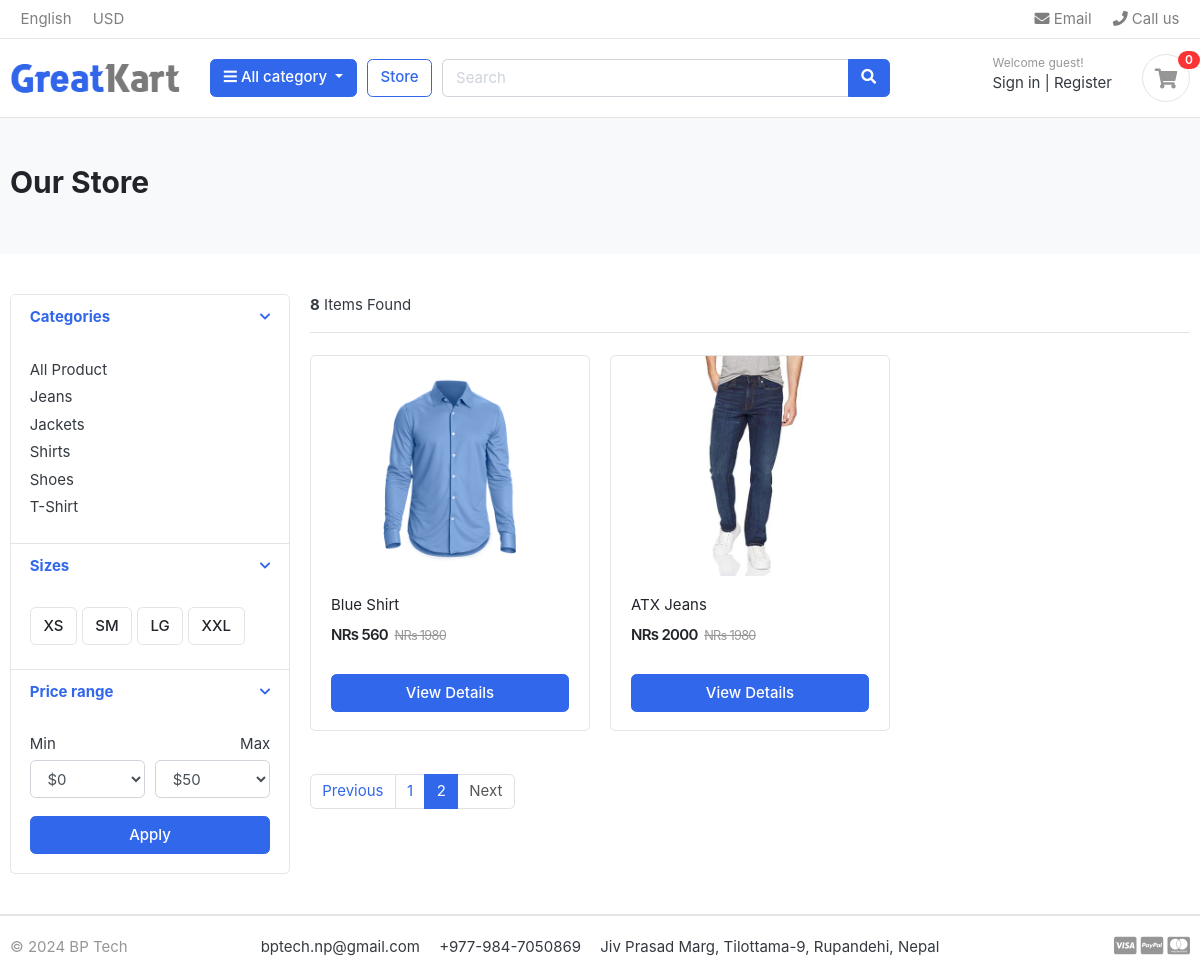
The page /store/?page=2 on the database its author committed.
### category/models.py (models this page shows, shortened)
class Category(models.Model):
    Category_name = models.CharField(max_length=50,unique=True)
    slug =  models.SlugField(max_length=100,unique=True)
    description = models.TextField(max_length=255, blank=True)
    cat_image = models.ImageField(upload_to='Photo/categories', blank=True)
    class Meta:
        verbose_name = 'category'
        verbose_name_plural = 'categories'
    def get_url(self):
        return reverse('products_by_category', args=[self.slug])

### store/models.py (models this page shows, shortened)
class Product(models.Model):
    product_name  = models.CharField(max_length=200,unique=True)
    slug          = models.SlugField(max_length=200,unique=True)
    discription   = models.TextField(max_length=500,blank=True)
    price         = models.IntegerField()
    images        = models.ImageField(upload_to='photo/products')
    stock         = models.IntegerField()
    is_available  = models.BooleanField(default=True)
    Category      = models.ForeignKey(Category,on_delete=models.CASCADE)
    created_date  = models.DateTimeField(auto_now_add=True)
    modified_date = models.DateTimeField(auto_now=True)
    def get_url(self):
        return reverse('product_detail', args=[self.Category.slug, self.slug])

### store/views.py (the view)
# urls.py: path('store/',include('store.urls')),
def store(request, category_slug=None):
   categories = None
   products = None
   if category_slug != None:
      categories = get_object_or_404(Category,slug=category_slug)
      products = Product.objects.filter(Category=categories, is_available=True)
      paginator = Paginator(products, 2)
      page =request.GET.get('page')
      paged_products= paginator.get_page(page)
      Product_count = products.count()
   else:
      products = Product.objects.all().filter(is_available=True).order_by('-id')
      paginator = Paginator(products, 6)
      page =request.GET.get('page')
      paged_products= paginator.get_page(page)
      Product_count = products.count()
   context = {
        'products': paged_products,
        'Product_count': Product_count,
    }
   return render(request,'store/store.html' , context)

### carts/context_processors.py (called while the page is built)
def counter(request):
    cart_count = 0
    if 'admin' in request.path:
        return{}
    else:
        try:
            cart =Cart.objects.filter(cart_id = _cart_id(request))
            cart_items = Cartitem.objects.all().filter(cart=cart[:1])
            for cart_item in cart_items:
                cart_count += cart_item.quantity
        except Cart.DoesNotExist:
            cart_count = 0
    return dict(cart_count=cart_count)

### carts/views.py (called while the page is built)
def _cart_id(request):
    cart = request.session.session_key
    if not cart:
        cart = request.session.create()
    return cart

### category/context_processors.py (called while the page is built)
def menu_links(request):
    links = Category.objects.all()
    return dict(links=links)

### templates/store/store.html (shortened to what this page needs)
{% extends 'base.html' %}
{% load static %}
{% block Content %}
<section class="section-pagetop bg">
    <div class="container">
        {% if 'search' in request.path %}
          <h2 class="title-page">Search Result</h2>
        {% else %}
          <h2 class="title-page">Our Store</h2>
        {% endif %}
    </div>
    </section>
    <section class="section-content padding-y">
    <div class="container">
    <div class="row">
        <aside class="col-md-3">
    <div class="card">
        <article class="filter-group">
            <header class="card-header">
                <a href="#" data-toggle="collapse" data-target="#collapse_1" aria-expanded="true" class="">
                    <i class="icon-control fa fa-chevron-down"></i>
                    <h6 class="title">Categories</h6>
                </a>
            </header>
            <div class="filter-content collapse show" id="collapse_1" >
                <div class="card-body">
                    <ul class="list-menu">
                    <li><a href="{% url 'store' %}"> All Product </a></li>
                    {% for category in links %}
                    <li><a href="{{ category.get_url }}">{{ category.Category_name }} </a></li>
                    {% endfor %}
                    </ul>
                </div>
            </div>
        </article>
        <article class="filter-group">
            <header class="card-header">
                <a href="#" data-toggle="collapse" data-target="#collapse_4" aria-expanded="true" class="">
                    <i class="icon-control fa fa-chevron-down"></i>
                    <h6 class="title">Sizes </h6>
                </a>
            </header>
            <div class="filter-content collapse show" id="collapse_4" >
                <div class="card-body">
                  <label class="checkbox-btn">
                    <span class="btn btn-light"> XS </span>
                  </label>
                  <label class="checkbox-btn">
                    <span class="btn btn-light"> SM </span>
                  </label>
                  <label class="checkbox-btn">
                    <span class="btn btn-light"> LG </span>
                  </label>
                  <label class="checkbox-btn">
                    <span class="btn btn-light"> XXL </span>
                  </label>
            </div>
            </div>
        </article>
        <article class="filter-group">
            <header class="card-header">
                <a href="#" data-toggle="collapse" data-target="#collapse_3" aria-expanded="true" class="">
                    <i class="icon-control fa fa-chevron-down"></i>
                    <h6 class="title">Price range </h6>
                </a>
            </header>
            <div class="filter-content collapse show" id="collapse_3" >
                <div class="card-body">
                    <div class="form-row">
                    <div class="form-group col-md-6">
                      <label>Min</label>
                          <select class="mr-2 form-control">
                            <option value="0">$0</option>
                        </select>
                    </div>
                    <div class="form-group text-right col-md-6">
                      <label>Max</label>
                          <select class="mr-2 form-control">
                            <option value="50">$50</option>
                        </select>
                    </div>
                    </div>
                    <button class="btn btn-block btn-primary">Apply</button>
                </div>
            </div>
        </article>
    </div>
        </aside>
        <main class="col-md-9">
    <header class="border-bottom mb-4 pb-3">
            <div class="form-inline">
                <span class="mr-md-auto"><b>{{Product_count}}</b> Items Found </span>
            </div>
    </header>
    <div class="row">
        {% if products %}
        {% for product in products %}
        <div class="col-md-4">
            <figure class="card card-product-grid">
                <div class="img-wrap">
                   <a href="{{ product.get_url }}" > <img src="{{product.images.url}}"></a>
                </div>
                <figcaption class="info-wrap">
                    <div class="fix-height">
                        <a href="{{ product.get_url }}" class="title">{{product.product_name}}</a>
                        <div class="price-wrap mt-2">
                            <span class="price">NRs {{product.price}}</span>
                            <del class="price-old">NRs 1980</del>
                        </div>
                    </div>
                    <a href="{{ product.get_url }}" class="btn btn-block btn-primary">View Details </a>
                </figcaption>
            </figure>
        </div>
        {% endfor %}
        {% else %}
        <div>
            <h2>No result found. Please try again.</h2>
        </div>
        {% endif %}
    </div>
    <nav class="mt-4" aria-label="Page navigation sample">
     {% if products.has_other_pages %}
      <ul class="pagination">
        {% if products.has_previous %}
         <li class="page-item "><a class="page-link" href="?page={{products.previous_page_number}}">Previous</a></li>
        {% else %}
         <li class="page-item disabled"><a class="page-link" href="#">Previous</a></li>
        {% endif %}
        {% for i in products.paginator.page_range %}
            {% if products.number == i %}
                <li class="page-item active"><a class="page-link" href="#">{{i}}</a></li>
            {% else %}
                <li class="page-item"><a class="page-link" href="?page={{i}}">{{i}}</a></li>
            {% endif %}
        {% endfor %}
        {% if products.has_next %}
         <li class="page-item"><a class="page-link" href="?page={{products.next_page_number}}">Next</a></li>
        {% else %}
        <li class="page-item disabled"><a class="page-link" href="#">Next</a></li>
        {% endif %}
      </ul>
     {% endif %}
    </nav>
        </main>
    </div>
    </div>
    </section>
{% endblock Content %}

### static/css/ui.css (style rules this page uses)
html { font-family: "Inter", sans-serif; font-size: 15px; }
.img-wrap { text-align: center; display: block; }
.img-wrap img { max-width: 100%; }
.price-wrap { letter-spacing: -0.7px; }
.padding-y { padding-top: 40px; padding-bottom: 40px; }
figure { margin-bottom: 0; }
article:after, .form-group:after { display: block; clear: both; content: ""; }
.bg { background-color: #f8f9fa; }
.title-page { color: #212529; }
.btn-light { background-color: #fff; border-color: #e4e4e4; }
[class*=list-] li:after { visibility: hidden; display: block; content: ""; overflow: hidden; height: 0; clear: both; }
.list-menu { list-style: none; margin: 0; padding-left: 0; }
.list-menu li { margin-bottom: 5px; }
.list-menu a { color: #343a40; }
[class*=card-product] a.title { color: #212529; display: block; }
[class*=card-product] .img-wrap { overflow: hidden; position: relative; }
[class*=card-product] .img-wrap img { height: 100%; max-width: 100%; width: auto; display: inline-block; -o-object-fit: cover; object-fit: cover; }
.card-product-grid { margin-bottom: 20px; }
.card-product-grid .img-wrap { border-radius: 0.2rem 0.2rem 0 0; height: 220px; }
.card-product-grid .info-wrap { overflow: hidden; padding: 18px 20px; }
.card-product-grid .fix-height { height: 80px; overflow: hidden; }
.card .img-wrap { overflow: hidden; }
.price { font-weight: 600; color: #212529; }
.price-old { color: #969696; margin-left: 3px; font-size: 85%; }
.icon-control { margin-top: 5px; float: right; font-size: 80%; }
.card-header .title { margin-bottom: 0; line-height: 1.5; }
.filter-group { border-bottom: 1px solid #e4e4e4; }
.filter-group .card-header { border-bottom: 0; }
.filter-group:last-child { border-bottom: 0; }
.checkbox-btn { position: relative; }
.section-pagetop { padding: 45px 0; }

### rows shown on the page
Category: Category_name "Jeans"
Category: Category_name "Jackets"
Category: Category_name "Shirts"
Category: Category_name "Shoes"
Category: Category_name "T-Shirt"
Product: images (picture), product_name "Blue Shirt", price "560"
Product: images (picture), product_name "ATX Jeans", price "2000"

### other values the page prints
{{ cart_count }} "0"
{{ Product_count }} "8"
{{ i }} "1"
{{ i }} "2"
